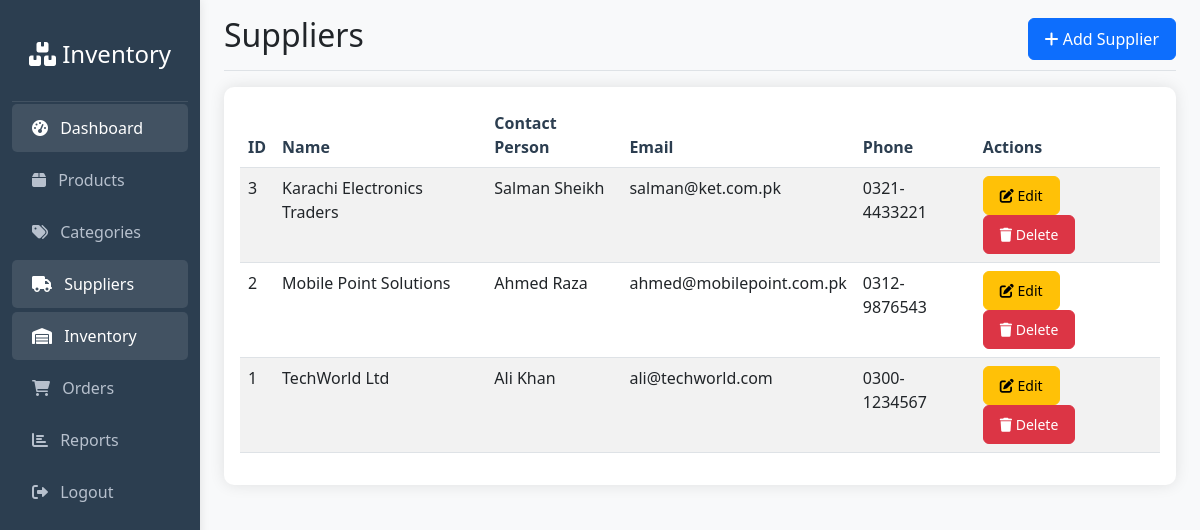
The app's page /modules/suppliers/index.php with its own data.
### tables this page shows
CREATE TABLE `suppliers` (
  `id` int(11) NOT NULL,
  `name` varchar(100) NOT NULL,
  `contact_person` varchar(100) DEFAULT NULL,
  `email` varchar(100) DEFAULT NULL,
  `phone` varchar(20) DEFAULT NULL,
  `address` text DEFAULT NULL,
  `created_at` timestamp NOT NULL DEFAULT current_timestamp()
);

### modules/suppliers/index.php (the view, shortened to what this page needs)
<?php
$database = new Database();
$conn = $database->getConnection();
require_once '../../includes/header.php';
require_once '../../includes/sidebar.php';
$query = "SELECT * FROM suppliers ORDER BY name";
$stmt = $conn->prepare($query);
$stmt->execute();
$suppliers = $stmt->fetchAll(PDO::FETCH_ASSOC);
?>
<main class="col-md-9 ms-sm-auto col-lg-10 px-md-4">
    <div class="d-flex justify-content-between flex-wrap flex-md-nowrap align-items-center pt-3 pb-2 mb-3 border-bottom">
        <h1 class="h2">Suppliers</h1>
        <div class="btn-toolbar mb-2 mb-md-0">
            <a href="add.php" class="btn btn-primary"><i class="fas fa-plus"></i> Add Supplier</a>
        </div>
    </div>
    <div class="card">
        <div class="card-body">
            <div class="table-responsive">
                <table class="table table-striped table-hover">
                    <thead>
                        <tr>
                            <th>ID</th>
                            <th>Name</th>
                            <th>Contact Person</th>
                            <th>Email</th>
                            <th>Phone</th>
                            <th>Actions</th>
                        </tr>
                    </thead>
                    <tbody>
                        <?php if (count($suppliers) > 0): ?>
                            <?php foreach ($suppliers as $supplier): ?>
                                <tr>
                                    <td><?php echo $supplier['id']; ?></td>
                                    <td><?php echo htmlspecialchars($supplier['name']); ?></td>
                                    <td><?php echo htmlspecialchars($supplier['contact_person']); ?></td>
                                    <td><?php echo htmlspecialchars($supplier['email']); ?></td>
                                    <td><?php echo htmlspecialchars($supplier['phone']); ?></td>
                                    <td>
                                        <a href="edit.php?id=<?php echo $supplier['id']; ?>" class="btn btn-sm btn-warning">
                                            <i class="fas fa-edit"></i> Edit
                                        </a>
                                        <a href="index.php?delete_id=<?php echo $supplier['id']; ?>" class="btn btn-sm btn-danger"
                                           onclick="return confirm('Are you sure you want to delete this supplier?')">
                                            <i class="fas fa-trash"></i> Delete
                                        </a>
                                    </td>
                                </tr>
                            <?php endforeach; ?>
                        <?php else: ?>
                            <tr>
                                <td colspan="6" class="text-center">No suppliers found.</td>
                            </tr>
                        <?php endif; ?>
                    </tbody>
                </table>
            </div>
        </div>
    </div>
</main>
<?php require_once '../../includes/footer.php'; ?>

### assets/css/style.css (style rules this page uses)
:root { --primary-color: #3498db; --secondary-color: #2c3e50; --success-color: #27ae60; --danger-color: #e74c3c; --warning-color: #f39c12; --info-color: #17a2b8; }
body { font-family: 'Segoe UI', Tahoma, Geneva, Verdana, sans-serif; background-color: #f8f9fa; }
.card { border: none; box-shadow: 0 0 15px rgba(0,0,0,0.1); border-radius: 10px; margin-bottom: 20px; }
.table th { border-top: none; font-weight: 600; color: var(--secondary-color); }
.btn { border-radius: 6px; padding: 8px 16px; font-weight: 500; }

### records on screen
suppliers: id "3", name "Karachi Electronics Traders", contact_person "Salman Sheikh", email "salman@ket.com.pk", phone "0321-4433221"
suppliers: id "2", name "Mobile Point Solutions", contact_person "Ahmed Raza", email "ahmed@mobilepoint.com.pk", phone "0312-9876543"
suppliers: id "1", name "TechWorld Ltd", contact_person "Ali Khan", email "ali@techworld.com", phone "0300-1234567"
